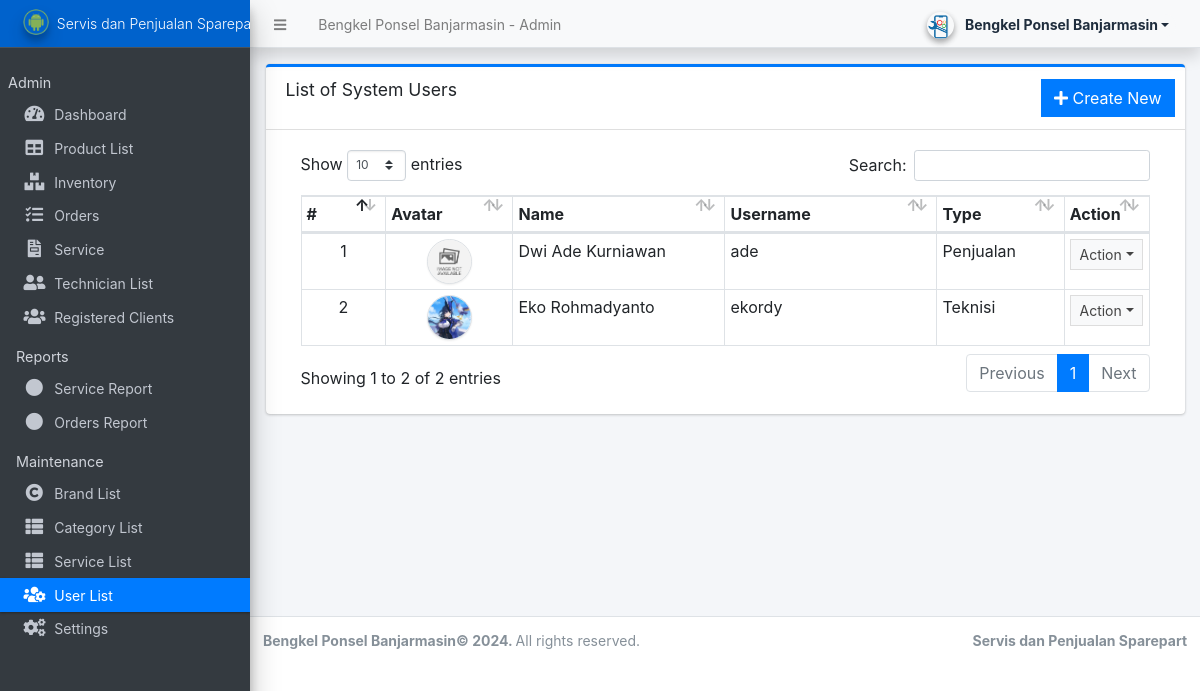
Page /admin/?page=user/list (signed in) on the committed database.
### tables this page shows
CREATE TABLE `users` (
  `id` int(50) NOT NULL,
  `firstname` varchar(250) NOT NULL,
  `lastname` varchar(250) NOT NULL,
  `username` text NOT NULL,
  `password` text NOT NULL,
  `avatar` text DEFAULT NULL,
  `last_login` datetime DEFAULT NULL,
  `type` tinyint(1) NOT NULL DEFAULT 0,
  `date_added` datetime NOT NULL DEFAULT current_timestamp(),
  `date_updated` datetime DEFAULT NULL ON UPDATE current_timestamp()
);

### classes/DBConnection.php (called while the page is built, shortened)
<?php
class DBConnection{
    private $host = DB_SERVER;
    private $username = DB_USERNAME;
    private $password = DB_PASSWORD;
    private $database = DB_NAME;
    public $conn;
    public function __construct(){
        if (!isset($this->conn)) {
            $this->conn = new mysqli($this->host, $this->username, $this->password, $this->database);
        }
    }
}
?>

### classes/SystemSettings.php (called while the page is built, shortened)
<?php
class SystemSettings extends DBConnection{
	function userdata($field = ''){
		if(!empty($field)){
			if(isset($_SESSION['userdata'][$field]))
				return $_SESSION['userdata'][$field];
			else
				return null;
		}else{
			return false;
		}
	}
}
$_settings = new SystemSettings();
?>

### config.php (called while the page is built, shortened)
<?php
require_once('classes/DBConnection.php');
require_once('classes/SystemSettings.php');
function validate_image($file){
    $file = explode("?",$file)[0];
	if(!empty($file)){
		if(is_file(base_app.$file)){
			return base_url.$file;
		}else{
			return base_url.'dist/img/no-image-available.png';
		}
	}else{
		return base_url.'dist/img/no-image-available.png';
	}
}
?>

### admin/user/list.php (the view, shortened to what this page needs)
<div class="card card-outline card-primary">
	<div class="card-header">
		<h3 class="card-title">List of System Users</h3>
		<div class="card-tools">
			<a href="?page=user/manage_user" class="btn btn-flat btn-primary"><span class="fas fa-plus"></span>  Create New</a>
		</div>
	</div>
	<div class="card-body">
		<div class="container-fluid">
        <div class="container-fluid">
			<table class="table table-bordered table-stripped">
				<colgroup>
					<col width="10%">
					<col width="15%">
					<col width="25%">
					<col width="25%">
					<col width="15%">
					<col width="10%">
				</colgroup>
				<thead>
					<tr>
						<th>#</th>
						<th>Avatar</th>
						<th>Name</th>
						<th>Username</th>
						<th>Type</th>
						<th>Action</th>
					</tr>
				</thead>
				<tbody>
					<?php
					$i = 1;
						$qry = $conn->query("SELECT *,concat(firstname,' ',lastname) as name from `users` where id != '1' and id != '{$_settings->userdata('id')}' and `type` != 4 order by concat(firstname,' ',lastname) asc ");
						while($row = $qry->fetch_assoc()):
					?>
						<tr>
							<td class="text-center"><?php echo $i++; ?></td>
							<td class="text-center"><img src="<?php echo validate_image($row['avatar']) ?>" class="img-avatar img-thumbnail p-0 border-2" alt="user_avatar"></td>
							<td><?php echo ucwords($row['name']) ?></td>
							<td ><p class="m-0 truncate-1"><?php echo $row['username'] ?></p></td>
							<td><?php echo ($row['type'] == 2) ? 'Penjualan' : 'Teknisi' ?></td>
							<td align="center">
								 <button type="button" class="btn btn-flat btn-default btn-sm dropdown-toggle dropdown-icon" data-toggle="dropdown">
				                  		Action
				                  </button>
							</td>
						</tr>
					<?php endwhile; ?>
				</tbody>
			</table>
		</div>
		</div>
	</div>
</div>

### admin/user/list.php (style rules this page uses)
.img-avatar { width:45px; height:45px; object-fit:cover; object-position:center center; border-radius:100%; }

### rows in the picture
users: shows a picture, name "Dwi Ade Kurniawan", username "ade", type "Penjualan"
users: avatar (picture), name "Eko Rohmadyanto", username "ekordy", type "Teknisi"

### other values in the picture
$_settings->info('name') "Bengkel Ponsel Banjarmasin"
$_settings->userdata('firstname').' '.$_settings->userdata('lastname') "Bengkel Ponsel Banjarmasin"
$_settings->info('short_name') "Servis dan Penjualan…"
$_settings->info('short_name') "Servis dan Penjualan Sparepart"
